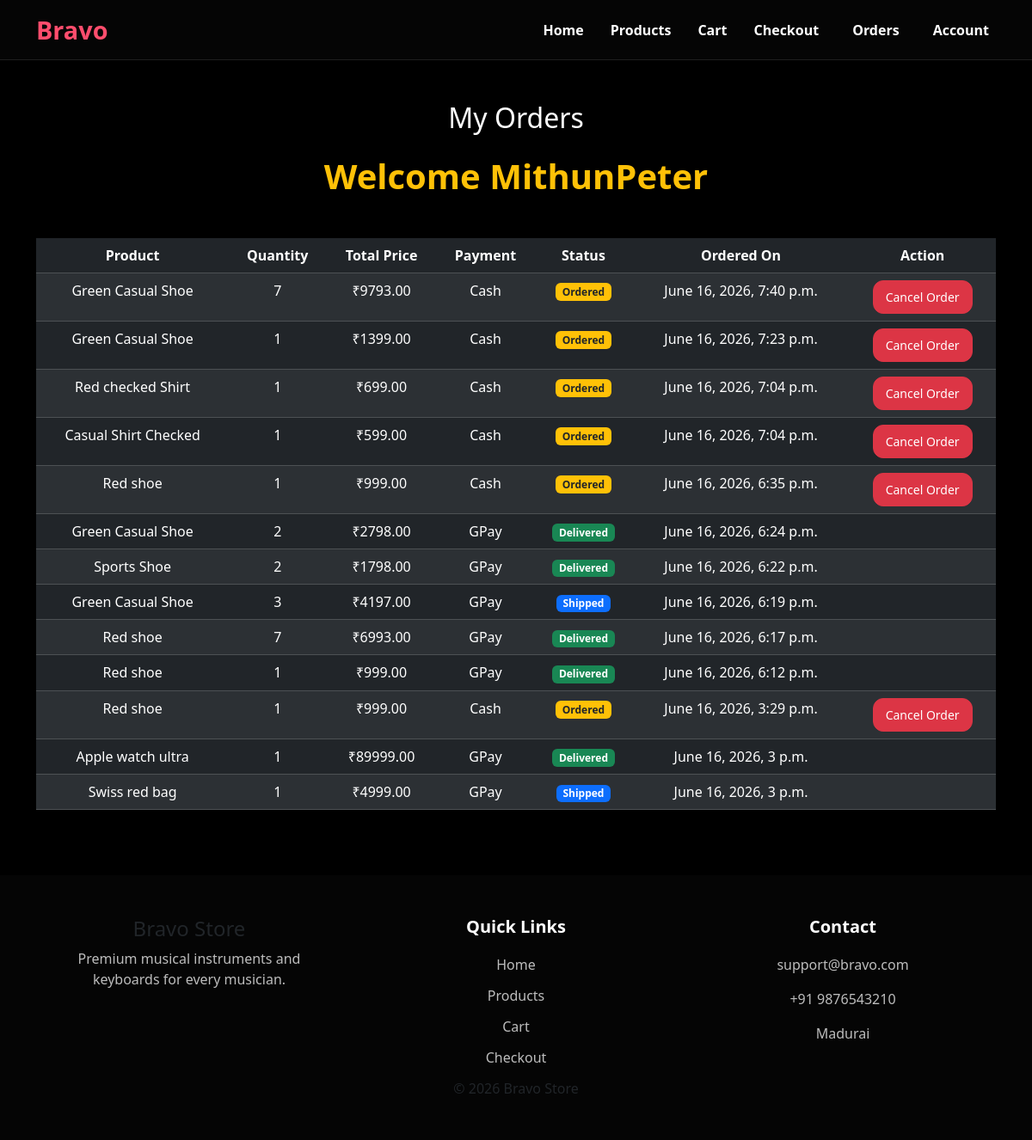
The app's page /customer_orders/ (signed in), older data.
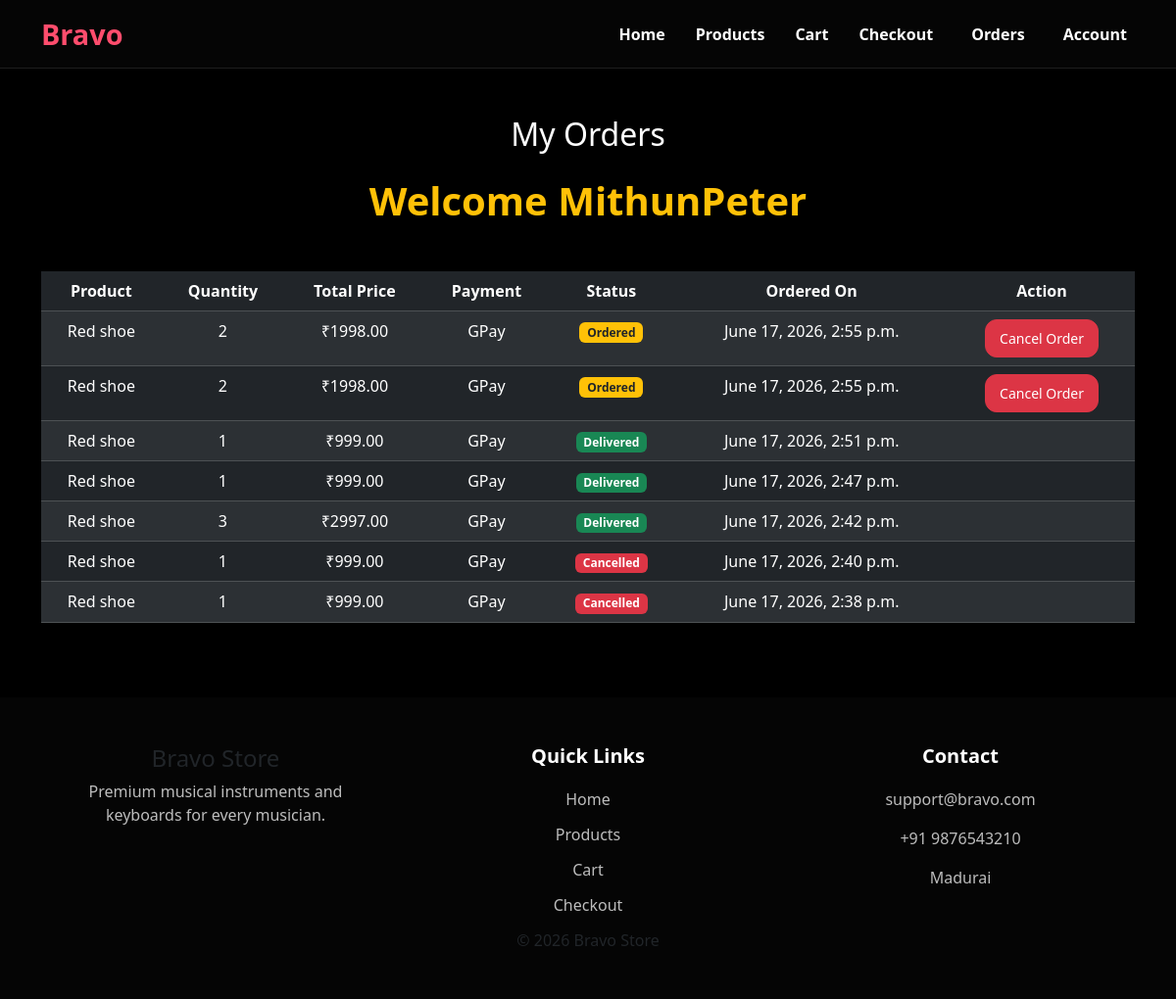
The same page, newer data.
### custom_admin/models.py (models this page shows, shortened)
class Order(models.Model):
    STATUS_CHOICES = [
        ("Ordered", "Ordered"),
        ("Shipped", "Shipped"),
        ("Delivered", "Delivered"),
        ("Cancelled", "Cancelled"),
    ]
    PAYMENT_CHOICES = [
        ("Card", "Card"),
        ("GPay", "GPay"),
        ("Cash", "Cash"),
    ]
    customer_name = models.CharField(max_length=100)
    customer_email = models.EmailField()
    product = models.ForeignKey(Product, on_delete=models.CASCADE)
    quantity = models.PositiveIntegerField(default=1)
    total_price = models.DecimalField(max_digits=10, decimal_places=2)
    payment_method = models.CharField(
        max_length=20, choices=PAYMENT_CHOICES, default="Cash"
    )
    card_number = models.CharField(max_length=20, blank=True, null=True)
    amount_received = models.DecimalField(
        max_digits=10, decimal_places=2, blank=True, null=True
    )
    balance = models.DecimalField(
        max_digits=10, decimal_places=2, blank=True, null=True
    )
    status = models.CharField(max_length=20, choices=STATUS_CHOICES, default="Ordered")
    created_at = models.DateTimeField(auto_now_add=True)
    address = models.CharField(max_length=150, default="wrong address")
    cancel_reason = models.TextField(blank=True, null=True)

class Product(models.Model):
    seller = models.ForeignKey(
        Seller, on_delete=models.CASCADE, related_name="products", null=True, blank=True
    )
    name = models.CharField(max_length=50)
    image = models.ImageField(upload_to="products/")
    description = models.CharField(max_length=250)
    price = models.DecimalField(
        max_digits=10, decimal_places=2, validators=[MaxValueValidator(9999999999)]
    )

### customer/views.py (the view)
@login_required(login_url="login")
def customer_orders(request):
    orders = Order.objects.filter(customer_email=request.user.email).order_by(
        "-created_at"
    )
    return render(
        request,
        "customer_orders.html",
        {"orders": orders},
    )

### customer/templates/customer_orders.html (shortened to what this page needs)
{% extends 'base.html' %} {% block content %}
<div class="container mt-5 text-center">
  <h2 class="mb-4">My Orders</h2>
  <h1 class="text-warning shadow shadow-lg fw-bold mb-5">
    Welcome {{user.username}}
  </h1>
  <div class="table-responsive">
    <table class="table table-dark table-striped customer_order_table">
      <thead>
        <tr>
          <th>Product</th>
          <th>Quantity</th>
          <th>Total Price</th>
          <th>Payment</th>
          <th>Status</th>
          <th>Ordered On</th>
          <th>Action</th>
        </tr>
      </thead>
      <tbody>
        {% for order in orders %}
        <tr>
          <td>{{ order.product.name }}</td>
          <td>{{ order.quantity }}</td>
          <td>₹{{ order.total_price }}</td>
          <td>{{ order.payment_method }}</td>
          <td>
            <span
              id="status-{{order.id}}"
              class="badge {% if order.status == 'Ordered' %} bg-warning text-dark {% elif order.status == 'Shipped' %} bg-primary {% elif order.status == 'Delivered' %} bg-success {% elif order.status == 'Cancelled' %} bg-danger {% endif %}"
            >
            </span>
          </td>
          <td>{{ order.created_at }}</td>
          <td>
            {% if order.status == "Ordered" %}
            <a
              href="{% url 'cancel_order' order.id %}"
              class="btn btn-danger btn-sm cancel-order-btn"
            >
              Cancel Order
            </a>
            {% endif %}
          </td>
        </tr>
        {% empty %}
        <tr>
          <td colspan="12" class="text-center">No Orders Found</td>
        </tr>
        {% endfor %}
      </tbody>
    </table>
  </div>
</div>
 {% endblock %}

### customer/templates/base.html (shortened to what this page needs)
{% load static %}
<!doctype html>
<html lang="en">
  <head>
    <link
      href="https://cdn.jsdelivr.net/npm/bootstrap@5.3.8/dist/css/bootstrap.min.css"
      rel="stylesheet"
    />
    <link
      rel="stylesheet"
      href="https://cdn.jsdelivr.net/npm/bootstrap-icons@1.13.1/font/bootstrap-icons.min.css"
    />
    <link rel="stylesheet" href="{% static 'css/navbar.css' %}" />
  </head>
  <body>
    <nav class="navbar navbar-expand-lg navbar-dark">
      <div class="container">
        <a class="navbar-brand" href="{% url 'home' %}"> Bravo </a>
        <div class="collapse navbar-collapse" id="navbarNav">
          <ul class="navbar-nav ms-auto">
            <li class="nav-item">
              <a class="nav-link" href="{% url 'home' %}"> Home </a>
            </li>
            <li class="nav-item">
              <a class="nav-link" href="{% url 'viewproduct' %}"> Products </a>
            </li>
            <li class="nav-item">
              <a class="nav-link" href="{% url 'cart' %}"> Cart </a>
            </li>
            <li class="nav-item">
              <a class="nav-link" href="{% url 'checkout' %}"> Checkout </a>
            </li>
            {% if user.is_authenticated %}
            <li class="nav-item ms-2">
              <a href="{% url 'customer_orders' %}" class="nav-link">
                Orders
              </a>
            </li>
            <li class="nav-item dropdown ms-2">
              <a
                class="nav-link dropdown-toggle"
                href="#"
                id="navbarDropdown"
                role="button"
                data-bs-toggle="dropdown"
                aria-expanded="false"
              >
                <span class="account-span">Account </span>
              </a>
            </li>
            {% endif %}
          </ul>
        </div>
      </div>
    </nav>
    <div class="content">{% block content %} {% endblock %}</div>
    <footer class="text-center text-dark">
      <div class="container py-5">
        <div class="row">
          <div class="col-md-4">
            <h4>Bravo Store</h4>
            <p>
              Premium musical instruments and <br />
              keyboards for every musician.
            </p>
          </div>
          <div class="col-md-4">
            <h5>Quick Links</h5>
            <a href="{% url 'home' %}">Home</a>
            <a href="{% url 'viewproduct' %}">Products</a>
            <a href="{% url 'cart' %}">Cart</a>
            <a href="{% url 'checkout' %}">Checkout</a>
          </div>
          <div class="col-md-4">
            <h5>Contact</h5>
            <p>support@bravo.com</p>
            <p>+91 9876543210</p>
            <p>Madurai</p>
          </div>
        </div>
        <div class="copyright">© 2026 Bravo Store</div>
      </div>
    </footer>
  </body>
</html>

### static/css/navbar.css (style rules this page uses)
* { margin: 0; padding: 0; box-sizing: border-box }
body { background: #000; color: #fff; font-family: Segoe UI, sans-serif; min-height: 100vh; display: flex; flex-direction: column; }
.content { flex: 1; }
.navbar { background: #050505; border-bottom: 1px solid rgba(255, 255, 255, .1); }
.navbar-brand { font-size: 1.8rem; font-weight: 800; color: #ff4d6d !important }
.nav-link { color: #fff !important }
.table { color: #fff }
footer { background: #050505; margin-top: 60px; }
.btn-primary, .btn-success, .btn-danger { border-radius: 12px; }
footer h5 { color: #fff; font-weight: 700; margin-bottom: 20px; }
footer a { display: block; color: #bdbdbd; text-decoration: none; margin-bottom: 12px; transition: 0.3s; }
footer p { color: #bdbdbd; }
.nav-link { font-weight: 600 !important; margin-left: 15px; }
.account-span { font-weight: 600; color: #fff; }
.navbar .dropdown-toggle { color: #fff !important; transition: 0.3s; }
.dropdown-toggle::after { display: none; }
.btn-success, .btn-danger, .btn-primary { font-size: 14px !important; padding: 8px 14px !important; }
.cancel-order-btn { white-space: nowrap; font-size: 0.9rem; padding: 6px 12px; }

Row changes from the older to the newer data that the page shows:
removed Order: product.name "Green Casual Shoe", quantity "7", total_price "9793.00", payment_method "Cash", created_at "June 16, 2026, 7:40 p.m.", status "Cancel Order"
removed Order: product.name "Green Casual Shoe", quantity "1", total_price "1399.00", payment_method "Cash", created_at "June 16, 2026, 7:23 p.m.", status "Cancel Order"
removed Order: product.name "Red checked Shirt", quantity "1", total_price "699.00", payment_method "Cash", created_at "June 16, 2026, 7:04 p.m.", status "Cancel Order"
removed Order: product.name "Casual Shirt Checked", quantity "1", total_price "599.00", payment_method "Cash", created_at "June 16, 2026, 7:04 p.m.", status "Cancel Order"
removed Order: product.name "Red shoe", quantity "1", total_price "999.00", payment_method "Cash", created_at "June 16, 2026, 6:35 p.m.", status "Cancel Order"
removed Order: product.name "Green Casual Shoe", quantity "2", total_price "2798.00", payment_method "GPay", created_at "June 16, 2026, 6:24 p.m.", status "Delivered" (drawn)
removed Order: product.name "Sports Shoe", quantity "2", total_price "1798.00", payment_method "GPay", created_at "June 16, 2026, 6:22 p.m.", status "Delivered" (drawn)
removed Order: product.name "Green Casual Shoe", quantity "3", total_price "4197.00", payment_method "GPay", created_at "June 16, 2026, 6:19 p.m.", status "Shipped" (drawn)
removed Order: product.name "Red shoe", quantity "7", total_price "6993.00", payment_method "GPay", created_at "June 16, 2026, 6:17 p.m.", status "Delivered" (drawn)
removed Order: product.name "Red shoe", quantity "1", total_price "999.00", payment_method "GPay", created_at "June 16, 2026, 6:12 p.m.", status "Delivered" (drawn)
removed Order: product.name "Red shoe", quantity "1", total_price "999.00", payment_method "Cash", created_at "June 16, 2026, 3:29 p.m.", status "Cancel Order"
removed Order: product.name "Apple watch ultra", quantity "1", total_price "89999.00", payment_method "GPay", created_at "June 16, 2026, 3 p.m.", status "Delivered" (drawn)
removed Order: product.name "Swiss red bag", quantity "1", total_price "4999.00", payment_method "GPay", created_at "June 16, 2026, 3 p.m.", status "Shipped" (drawn)
added Order: product.name "Red shoe", quantity "2", total_price "1998.00", payment_method "GPay", created_at "June 17, 2026, 2:55 p.m.", status "Cancel Order"
added Order: product.name "Red shoe", quantity "2", total_price "1998.00", payment_method "GPay", created_at "June 17, 2026, 2:55 p.m.", status "Cancel Order"
added Order: product.name "Red shoe", quantity "1", total_price "999.00", payment_method "GPay", created_at "June 17, 2026, 2:51 p.m.", status "Delivered" (drawn)
added Order: product.name "Red shoe", quantity "1", total_price "999.00", payment_method "GPay", created_at "June 17, 2026, 2:47 p.m.", status "Delivered" (drawn)
added Order: product.name "Red shoe", quantity "3", total_price "2997.00", payment_method "GPay", created_at "June 17, 2026, 2:42 p.m.", status "Delivered" (drawn)
added Order: product.name "Red shoe", quantity "1", total_price "999.00", payment_method "GPay", created_at "June 17, 2026, 2:40 p.m.", status "Cancelled" (drawn)
added Order: product.name "Red shoe", quantity "1", total_price "999.00", payment_method "GPay", created_at "June 17, 2026, 2:38 p.m.", status "Cancelled" (drawn)
